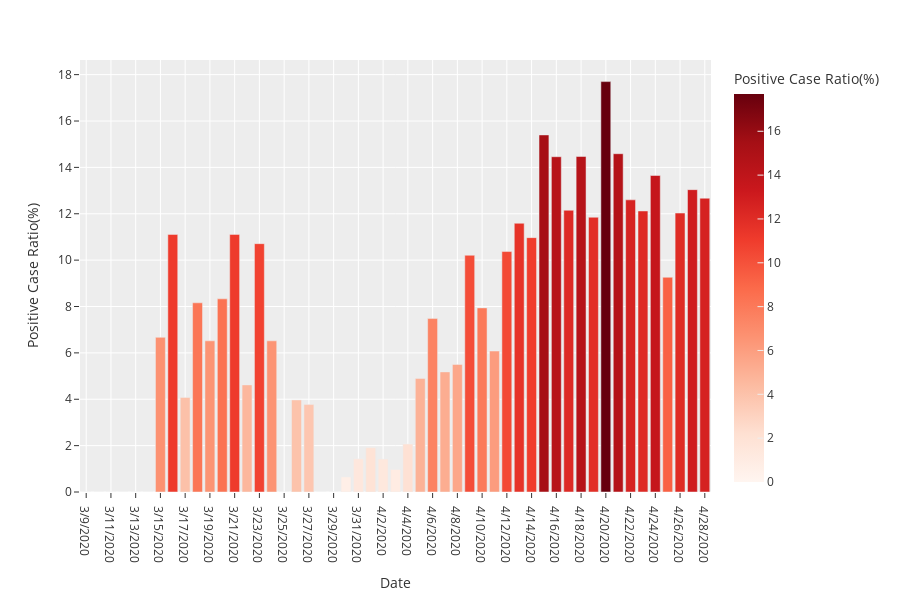

The code cell stored with this chart in its notebook:
### Code cell
dataFromCsv = pd.read_csv('covid-19-PerDayCaseSummaryBD.csv')
dataFromCsv = dataFromCsv[1:]
positiveRatio = round((dataFromCsv['Case'] / dataFromCsv['Tested'])*100,2)

positiveRatioDF = pd.Series(positiveRatio,name="Ratio")
datavsratio = pd.concat([dataFromCsv['Date'],positiveRatioDF], axis=1)

fig = px.bar(datavsratio, x='Date', y='Ratio',
             hover_data=['Date', 'Ratio'],
             color='Ratio',
             color_continuous_scale= "Reds",
             labels={'Ratio' : 'Positive Case Ratio(%)'},
             template="ggplot2",
             height = 600)
fig.show()

### Figure 1 — Plotly figure (JSON) as saved in the notebook; plotly's stock layout.template omitted (floating-point values rounded to 4 significant figures)
{"data": [{"alignmentgroup": "True", "customdata": [["3/9/2020", 0], ["3/10/2020", 0], ["3/11/2020", 0], ["3/12/2020", 0], ["3/13/2020", 0], ["3/14/2020", 0], ["3/15/2020", 6.67], ["3/16/2020", 11.11], ["3/17/2020", 4.08], ["3/18/2020", 8.16], ["3/19/2020", 6.52], ["3/20/2020", 8.33], ["3/21/2020", 11.11], ["3/22/2020", 4.62], ["3/23/2020", 10.71], ["3/24/2020", 6.52], ["3/25/2020", 0], ["3/26/2020", 3.97], ["3/27/2020", 3.77], ["3/28/2020", 0], ["3/29/2020", 0], ["3/30/2020", 0.65], ["3/31/2020", 1.43], ["4/1/2020", 1.91], ["4/2/2020", 1.42], ["4/3/2020", 0.97], ["4/4/2020", 2.07], ["4/5/2020", 4.9], ["4/6/2020", 7.48], ["4/7/2020", 5.18], ["4/8/2020", 5.5], ["4/9/2020", 10.21], ["4/10/2020", 7.94], ["4/11/2020", 6.08], ["4/12/2020", 10.37], ["4/13/2020", 11.59], ["4/14/2020", 10.97], ["4/15/2020", 15.4], ["4/16/2020", 14.46], ["4/17/2020", 12.15], ["4/18/2020", 14.47], ["4/19/2020", 11.85], ["4/20/2020", 17.7], ["4/21/2020", 14.59], ["4/22/2020", 12.6], ["4/23/2020", 12.12], ["4/24/2020", 13.65], ["4/25/2020", 9.26], ["4/26/2020", 12.03], ["4/27/2020", 13.04], ["4/28/2020", 12.67]], "hovertemplate": "Date=%{customdata[0]}<br>Positive Case Ratio(%)=%{marker.color}<extra></extra>", "legendgroup": "", "marker": {"color": [0, 0, 0, 0, 0, 0, 6.67, 11.11, 4.08, 8.16, 6.52, 8.33, 11.11, 4.62, 10.71, 6.52, 0, 3.97, 3.77, 0, 0, 0.65, 1.43, 1.91, 1.42, 0.97, 2.07, 4.9, 7.48, 5.18, 5.5, 10.21, 7.94, 6.08, 10.37, 11.59, 10.97, 15.4, 14.46, 12.15, 14.47, 11.85, 17.7, 14.59, 12.6, 12.12, 13.65, 9.26, 12.03, 13.04, 12.67], "coloraxis": "coloraxis"}, "name": "", "offsetgroup": "", "orientation": "v", "showlegend": false, "textposition": "auto", "type": "bar", "x": ["3/9/2020", "3/10/2020", "3/11/2020", "3/12/2020", "3/13/2020", "3/14/2020", "3/15/2020", "3/16/2020", "3/17/2020", "3/18/2020", "3/19/2020", "3/20/2020", "3/21/2020", "3/22/2020", "3/23/2020", "3/24/2020", "3/25/2020", "3/26/2020", "3/27/2020", "3/28/2020", "3/29/2020", "3/30/2020", "3/31/2020", "4/1/2020", "4/2/2020", "4/3/2020", "4/4/2020", "4/5/2020", "4/6/2020", "4/7/2020", "4/8/2020", "4/9/2020", "4/10/2020", "4/11/2020", "4/12/2020", "4/13/2020", "4/14/2020", "4/15/2020", "4/16/2020", "4/17/2020", "4/18/2020", "4/19/2020", "4/20/2020", "4/21/2020", "4/22/2020", "4/23/2020", "4/24/2020", "4/25/2020", "4/26/2020", "4/27/2020", "4/28/2020"], "xaxis": "x", "y": [0, 0, 0, 0, 0, 0, 6.67, 11.11, 4.08, 8.16, 6.52, 8.33, 11.11, 4.62, 10.71, 6.52, 0, 3.97, 3.77, 0, 0, 0.65, 1.43, 1.91, 1.42, 0.97, 2.07, 4.9, 7.48, 5.18, 5.5, 10.21, 7.94, 6.08, 10.37, 11.59, 10.97, 15.4, 14.46, 12.15, 14.47, 11.85, 17.7, 14.59, 12.6, 12.12, 13.65, 9.26, 12.03, 13.04, 12.67], "yaxis": "y"}], "layout": {"barmode": "relative", "coloraxis": {"colorbar": {"title": {"text": "Positive Case Ratio(%)"}}, "colorscale": [[0, "rgb(255,245,240)"], [0.125, "rgb(254,224,210)"], [0.25, "rgb(252,187,161)"], [0.375, "rgb(252,146,114)"], [0.5, "rgb(251,106,74)"], [0.625, "rgb(239,59,44)"], [0.75, "rgb(203,24,29)"], [0.875, "rgb(165,15,21)"], [1, "rgb(103,0,13)"]]}, "height": 600, "legend": {"tracegroupgap": 0}, "margin": {"t": 60}, "xaxis": {"anchor": "y", "domain": [0, 1], "title": {"text": "Date"}}, "yaxis": {"anchor": "x", "domain": [0, 1], "title": {"text": "Positive Case Ratio(%)"}}}}
